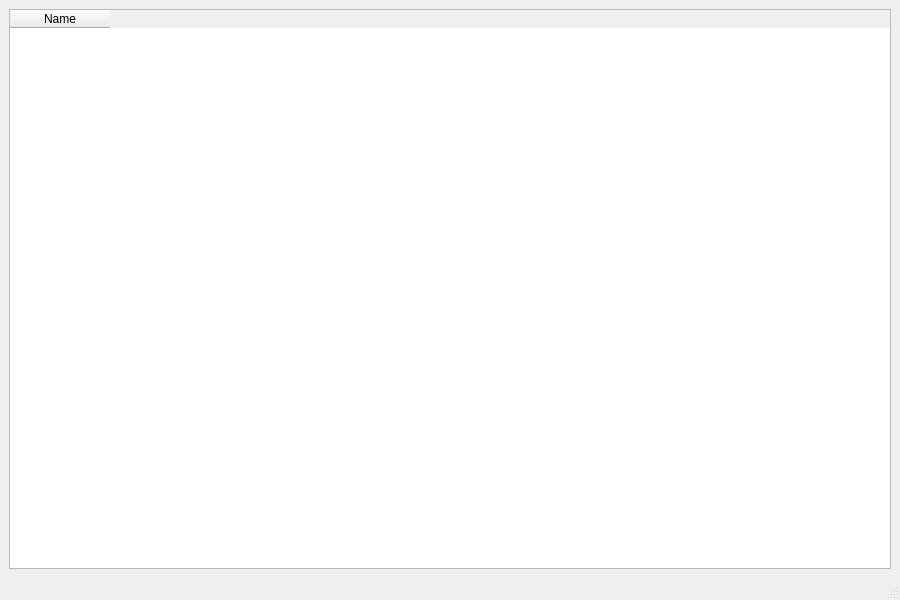
<?xml version="1.0" encoding="UTF-8"?>
<ui version="4.0">
 <class>MainWindow</class>
 <widget class="QMainWindow" name="MainWindow">
  <property name="geometry">
   <rect>
    <x>0</x>
    <y>0</y>
    <width>900</width>
    <height>600</height>
   </rect>
  </property>
  <property name="windowTitle">
   <string>VaultArchive GUI - v0.3.27</string>
  </property>
  <property name="windowIcon">
  </property>
  <widget class="QWidget" name="centralWidget">
   <layout class="QVBoxLayout" name="verticalLayout">
    <item>
     <widget class="QTableWidget" name="tableWidget">
      <property name="alternatingRowColors">
       <bool>true</bool>
      </property>
      <property name="selectionBehavior">
       <enum>QAbstractItemView::SelectRows</enum>
      </property>
      <column count="5">
       <property name="text">
        <string>Name</string>
       </property>
       <property name="text">
        <string>Size</string>
       </property>
       <property name="text">
        <string>Type</string>
       </property>
       <property name="text">
        <string>Date</string>
       </property>
       <property name="text">
        <string>Checksum</string>
       </property>
      </column>
     </widget>
    </item>
   </layout>
  </widget>
  <widget class="QMenuBar" name="menuBar">
   <property name="geometry">
    <rect>
     <x>0</x>
     <y>0</y>
     <width>900</width>
     <height>22</height>
    </rect>
   </property>
  </widget>
  <widget class="QStatusBar" name="statusBar"/>
 </widget>
 <resources/>
 <connections/>
</ui>
